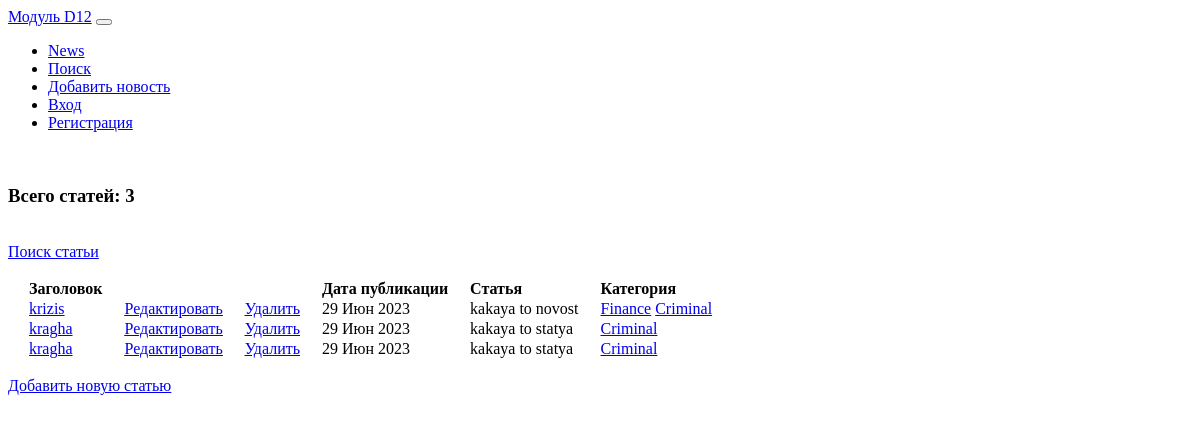
Page /news/ on the committed database.
### news/models.py (models this page shows, shortened)
class Post(models.Model):
    author = models.ForeignKey(Author, on_delete=models.CASCADE)
    NEWS = 'NW'
    ARTICLE = 'AR'
    CATEGORY_CHOICES = (
        (NEWS, 'Новость'),
        (ARTICLE, 'Статья')
    )
    categoryType = models.CharField(max_length=2, choices=CATEGORY_CHOICES, default=ARTICLE)
    dateCreation = models.DateTimeField(auto_now_add=True)
    postCategory = models.ManyToManyField(Category, through='PostCategory')
    title = models.CharField(max_length=128)
    text = models.TextField()
    rating = models.SmallIntegerField(default=0)

class Category(models.Model):
    name = models.CharField(max_length=64, unique=True)
    subscribers = models.ManyToManyField(User, blank=True) # подписчики

### news/views.py (the view)
# urls.py: path('', NewsList.as_view(), name='news_list'),
class NewsList(ListView):
    model = Post  # указываем модель, объекты которой мы будем выводить
    template_name = 'news.html'  # указываем имя шаблона, в котором будет лежать HTML,
    context_object_name = 'news'  # это имя списка, в котором будут лежать все объекты,
    ordering = ['-dateCreation'] # сортировка по дате публикации, сначала более новые /  queryset = Post.objects.order_by('-dateCreation')
    paginate_by = 10 # поставим постраничный вывод в один элемент

### news/templatetags/custom_filters.py (called while the page is built)
@register.filter(name='censor') # регистрируем наш фильтр под именем censor,
def censor(censor_text): # первый аргумент здесь — это то значение, к которому надо применить фильтр,
    for word in censor_words:
        censor_text = censor_text.lower().replace(word.lower(), '*censor*')  # переводим в строчные буквы, заменяем на *censor*
    return censor_text # возвращаемое функцией значение — это то значение, которое подставится к нам в шаблон

### templates/news.html (shortened to what this page needs)
{% extends 'flatpages/default.html' %}
{% load custom_filters %}
{% block content %}
    <br>
    <h3> Всего статей: {{ news|length }} </h3>
    <br>
    {% if news %}
        <a href="{% url 'post_search' %}"> Поиск статьи</a>
        <br>
        <br>
        <table style="border-collapse: separate; border-spacing: 20px 0;">
            <tr>
                <td><strong>Заголовок</strong></td>
                <td></td>
                <td></td>
                <td><strong>Дата публикации</strong></td>
                <td><strong>Статья</strong></td>
                <td><strong>Категория</strong></td>
            </tr>
            {% for post in news %}
                <tr>
                    <td class="text-start">
                        <a href="{% url 'post_detail' post.id %}"> {{ post.title|censor|truncatechars:30  }}</a>
                    </td>
                    <td>
                        <a href="{% url 'post_update' post.id %}"><u>Редактировать</u></a>
                    </td>
                    <td>
                        <a href="{% url 'post_delete' post.id %}"><u> Удалить </u></a>
                    </td>
                    <td> {{ post.dateCreation|date:'d M Y' }} </td>
                    <td class="text-start"> {{ post.text|censor|truncatechars:50 }} </td>
                    <td>
                        {% for c in post.postCategory.all %}
                            <a href="{% url 'category' c.id %}">{{c.name}}</a>
                        {% endfor %}
                    </td>
                </tr>
            {% endfor %}
        </table>
        {% else %}
            <br>
            <h2>Статей нет!</h2>
    {% endif %}
    <br>
    <a href="{% url 'post_create' %}">Добавить новую статью</a> <br><br>
{% endblock content %}

### templates/flatpages/default.html (shortened to what this page needs)
{% load static %}
<!DOCTYPE html>
<html lang="en">
    <head>
        <link href="{% static 'css/styles.css' %}" rel="stylesheet" />
    </head>
    <body>
        <nav class="navbar navbar-expand-lg navbar-dark bg-dark">
            <div class="container">
                <a class="navbar-brand" href="/news/">Модуль D12</a>
                <button class="navbar-toggler" type="button" data-bs-toggle="collapse" data-bs-target="#navbarSupportedContent" aria-controls="navbarSupportedContent" aria-expanded="false" aria-label="Toggle navigation"></button>
                <div class="collapse navbar-collapse" id="navbarSupportedContent">
                    <ul class="navbar-nav ms-auto mb-2 mb-lg-0">
                        <li class="nav-item"><a class="nav-link active" aria-current="page" href="/news/">News</a></li>
                        <li class="nav-item"><a class="nav-link" aria-current="page" href="/news/search">Поиск</a>
                        <li class="nav-item"><a class="nav-link" aria-current="page" href="/news/add">Добавить новость</a></li>
                        {% if user.is_authenticated %}
                            <li class="nav-item"><a class="nav-link" aria-current="page" href="http://127.0.0.1:8000/">{{user.username}}</a></li>
                            <li class="nav-item"><a class="nav-link" aria-current="page" href="/sign/logout/">Выход</a></li>
                        {% else %}
                            <li class="nav-item"><a class="nav-link" aria-current="page" href="/sign/login/">Вход</a></li>
                            <li class="nav-item"><a class="nav-link" aria-current="page" href="/sign/signup/">Регистрация</a></li>
                        {% endif %}
                    </ul>
                </div>
            </div>
        </nav>
        <div class="container">
                <div class="row">
                    <div class="col-lg-12 text-center">
                        {% block content %}{% endblock content %}
                    </div>
                </div>
        </div>
    </body>
</html>

### rows in the picture
Post: title|censor "krizis", dateCreation "29 Июн 2023", text|censor "kakaya to novost"
Category: name "Finance"
Category: name "Criminal"
Post: title|censor "kragha", dateCreation "29 Июн 2023", text|censor "kakaya to statya"
Post: title|censor "kragha", dateCreation "29 Июн 2023", text|censor "kakaya to statya"

### other values in the picture
{{ news|length }} "3"
